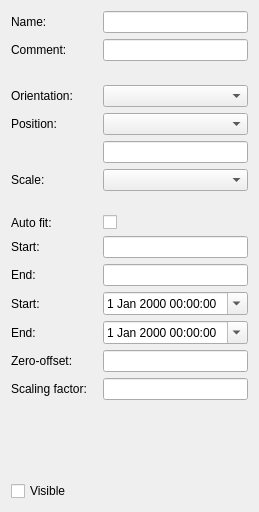
     <widget class="QWidget" name="tabGeneral">
      <attribute name="title">
       <string>General</string>
      </attribute>
      <layout class="QGridLayout" name="gridLayout_4">
       <item row="0" column="0">
        <widget class="QLabel" name="lName">
         <property name="text">
          <string>Name:</string>
         </property>
        </widget>
       </item>
       <item row="0" column="1">
        <spacer name="horizontalSpacer">
         <property name="orientation">
          <enum>Qt::Horizontal</enum>
         </property>
         <property name="sizeType">
          <enum>QSizePolicy::Fixed</enum>
         </property>
         <property name="sizeHint" stdset="0">
          <size>
           <width>10</width>
           <height>20</height>
          </size>
         </property>
        </spacer>
       </item>
       <item row="0" column="2">
        <widget class="QLineEdit" name="leName">
         <property name="sizePolicy">
          <sizepolicy hsizetype="Expanding" vsizetype="Preferred">
           <horstretch>0</horstretch>
           <verstretch>0</verstretch>
          </sizepolicy>
         </property>
        </widget>
       </item>
       <item row="1" column="0">
        <widget class="QLabel" name="lComment">
         <property name="text">
          <string>Comment:</string>
         </property>
        </widget>
       </item>
       <item row="1" column="2">
        <widget class="QLineEdit" name="leComment">
         <property name="sizePolicy">
          <sizepolicy hsizetype="Expanding" vsizetype="Preferred">
           <horstretch>0</horstretch>
           <verstretch>0</verstretch>
          </sizepolicy>
         </property>
        </widget>
       </item>
       <item row="2" column="0">
        <spacer name="verticalSpacer_3">
         <property name="orientation">
          <enum>Qt::Vertical</enum>
         </property>
         <property name="sizeType">
          <enum>QSizePolicy::Fixed</enum>
         </property>
         <property name="sizeHint" stdset="0">
          <size>
           <width>20</width>
           <height>18</height>
          </size>
         </property>
        </spacer>
       </item>
       <item row="3" column="0">
        <widget class="QLabel" name="lOrientation">
         <property name="text">
          <string>Orientation:</string>
         </property>
        </widget>
       </item>
       <item row="3" column="2">
        <widget class="KComboBox" name="cbOrientation"/>
       </item>
       <item row="4" column="0">
        <widget class="QLabel" name="lPosition">
         <property name="text">
          <string>Position:</string>
         </property>
        </widget>
       </item>
       <item row="4" column="2">
        <widget class="KComboBox" name="cbPosition"/>
       </item>
       <item row="5" column="2">
        <widget class="QLineEdit" name="lePosition">
         <property name="enabled">
          <bool>true</bool>
         </property>
         <property name="toolTip">
          <string>Position of the axis in the direction perpendicular to the axis in logical units.</string>
         </property>
        </widget>
       </item>
       <item row="6" column="0">
        <widget class="QLabel" name="lScale">
         <property name="text">
          <string>Scale:</string>
         </property>
        </widget>
       </item>
       <item row="6" column="2">
        <widget class="KComboBox" name="cbScale"/>
       </item>
       <item row="7" column="0">
        <spacer name="verticalSpacer_2">
         <property name="orientation">
          <enum>Qt::Vertical</enum>
         </property>
         <property name="sizeType">
          <enum>QSizePolicy::Fixed</enum>
         </property>
         <property name="sizeHint" stdset="0">
          <size>
           <width>20</width>
           <height>18</height>
          </size>
         </property>
        </spacer>
       </item>
       <item row="8" column="0">
        <widget class="QLabel" name="lAutoScale">
         <property name="text">
          <string>Auto fit:</string>
         </property>
        </widget>
       </item>
       <item row="8" column="2">
        <widget class="QCheckBox" name="chkAutoScale">
         <property name="text">
          <string/>
         </property>
        </widget>
       </item>
       <item row="9" column="0">
        <widget class="QLabel" name="lStart">
         <property name="text">
          <string>Start:</string>
         </property>
        </widget>
       </item>
       <item row="9" column="2">
        <widget class="QLineEdit" name="leStart"/>
       </item>
       <item row="10" column="0">
        <widget class="QLabel" name="lEnd">
         <property name="text">
          <string>End:</string>
         </property>
        </widget>
       </item>
       <item row="10" column="2">
        <widget class="QLineEdit" name="leEnd"/>
       </item>
       <item row="11" column="0">
        <widget class="QLabel" name="lStartDateTime">
         <property name="text">
          <string>Start:</string>
         </property>
        </widget>
       </item>
       <item row="11" column="2">
        <widget class="QDateTimeEdit" name="dateTimeEditStart">
         <property name="calendarPopup">
          <bool>true</bool>
         </property>
        </widget>
       </item>
       <item row="12" column="0">
        <widget class="QLabel" name="lEndDateTime">
         <property name="text">
          <string>End:</string>
         </property>
        </widget>
       </item>
       <item row="12" column="2">
        <widget class="QDateTimeEdit" name="dateTimeEditEnd">
         <property name="calendarPopup">
          <bool>true</bool>
         </property>
        </widget>
       </item>
       <item row="13" column="0">
        <widget class="QLabel" name="lZeroOffset">
         <property name="text">
          <string>Zero-offset:</string>
         </property>
        </widget>
       </item>
       <item row="13" column="2">
        <widget class="QLineEdit" name="leZeroOffset"/>
       </item>
       <item row="14" column="0">
        <widget class="QLabel" name="lScalingFactor">
         <property name="text">
          <string>Scaling factor:</string>
         </property>
        </widget>
       </item>
       <item row="14" column="2">
        <widget class="QLineEdit" name="leScalingFactor"/>
       </item>
       <item row="15" column="0">
        <spacer name="verticalSpacer">
         <property name="orientation">
          <enum>Qt::Vertical</enum>
         </property>
         <property name="sizeHint" stdset="0">
          <size>
           <width>20</width>
           <height>75</height>
          </size>
         </property>
        </spacer>
       </item>
       <item row="16" column="0">
        <widget class="QCheckBox" name="chkVisible">
         <property name="text">
          <string>Visible</string>
         </property>
        </widget>
       </item>
      </layout>
     </widget>
